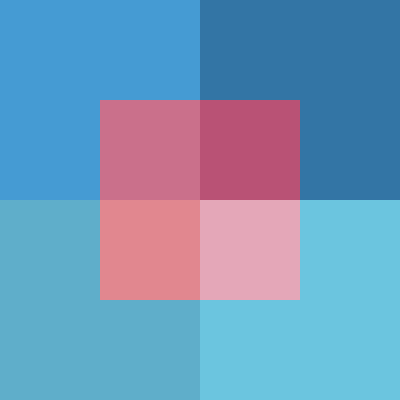
Frame 1 (no input)
Frame 60 (no input): identical to frame 1, image omitted
Frame 120 (the mouse pressed at the canvas centre since frame 60): identical to frame 1, image omitted

The p5.js sketch that drew this single still picture (run headless with seeded random() and noise() and a simulated clock; from frame 60 on, the mouse is pressed at the canvas centre):

// p5.js sketch
// ── sketch.js
function setup() {
  createCanvas(400, 400);
  background(220);
  noStroke();
}

function draw() {
  // Outer squares
  fill(69, 155, 211);
  rect(0,0, 200, 200);
  fill(51, 117, 165);
  rect(200,0, 200, 200);
  fill(95,174,202);
  rect(0,200, 200, 200);
  fill(107, 197, 223);
  rect(200,200, 200, 200);

  // Inner squares
  fill(202, 112, 139);
  rect(100, 100, 100, 100);
  fill(185, 82, 117);
  rect(200, 100, 100, 100);
  fill(225, 135, 143);
  rect(100, 200, 100, 100);
  fill(228, 167, 184);
  rect(200,200, 100, 100);
}

 
